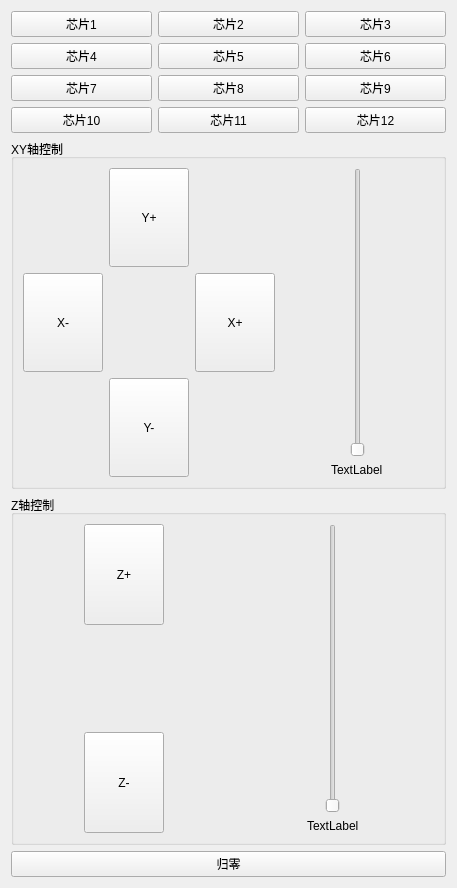
<?xml version="1.0" encoding="UTF-8"?>
<ui version="4.0">
 <class>Form</class>
 <widget class="QWidget" name="Form">
  <property name="geometry">
   <rect>
    <x>0</x>
    <y>0</y>
    <width>457</width>
    <height>888</height>
   </rect>
  </property>
  <property name="windowTitle">
   <string>Form</string>
  </property>
  <layout class="QVBoxLayout" name="verticalLayout" stretch="1,2,2,0">
   <item>
    <layout class="QGridLayout" name="gridLayout_4">
     <item row="0" column="0">
      <widget class="QPushButton" name="Chip1Btn">
       <property name="text">
        <string>芯片1</string>
       </property>
      </widget>
     </item>
     <item row="0" column="1">
      <widget class="QPushButton" name="Chip2Btn">
       <property name="text">
        <string>芯片2</string>
       </property>
      </widget>
     </item>
     <item row="0" column="2">
      <widget class="QPushButton" name="Chip3Btn">
       <property name="text">
        <string>芯片3</string>
       </property>
      </widget>
     </item>
     <item row="1" column="0">
      <widget class="QPushButton" name="Chip4Btn">
       <property name="text">
        <string>芯片4</string>
       </property>
      </widget>
     </item>
     <item row="1" column="1">
      <widget class="QPushButton" name="Chip5Btn">
       <property name="text">
        <string>芯片5</string>
       </property>
      </widget>
     </item>
     <item row="1" column="2">
      <widget class="QPushButton" name="Chip6Btn">
       <property name="text">
        <string>芯片6</string>
       </property>
      </widget>
     </item>
     <item row="2" column="0">
      <widget class="QPushButton" name="Chip7Btn">
       <property name="text">
        <string>芯片7</string>
       </property>
      </widget>
     </item>
     <item row="2" column="1">
      <widget class="QPushButton" name="Chip8Btn">
       <property name="text">
        <string>芯片8</string>
       </property>
      </widget>
     </item>
     <item row="2" column="2">
      <widget class="QPushButton" name="Chip9Btn">
       <property name="text">
        <string>芯片9</string>
       </property>
      </widget>
     </item>
     <item row="3" column="0">
      <widget class="QPushButton" name="Chip10Btn">
       <property name="text">
        <string>芯片10</string>
       </property>
      </widget>
     </item>
     <item row="3" column="1">
      <widget class="QPushButton" name="Chip11Btn">
       <property name="text">
        <string>芯片11</string>
       </property>
      </widget>
     </item>
     <item row="3" column="2">
      <widget class="QPushButton" name="Chip12Btn">
       <property name="text">
        <string>芯片12</string>
       </property>
      </widget>
     </item>
    </layout>
   </item>
   <item>
    <widget class="QGroupBox" name="groupBox">
     <property name="title">
      <string>XY轴控制</string>
     </property>
     <layout class="QGridLayout" name="gridLayout_2">
      <item row="0" column="0">
       <layout class="QGridLayout" name="gridLayout">
        <item row="0" column="1">
         <widget class="QPushButton" name="yPositiveBtn">
          <property name="sizePolicy">
           <sizepolicy hsizetype="Minimum" vsizetype="Expanding">
            <horstretch>0</horstretch>
            <verstretch>0</verstretch>
           </sizepolicy>
          </property>
          <property name="text">
           <string>Y+</string>
          </property>
         </widget>
        </item>
        <item row="1" column="0">
         <widget class="QPushButton" name="xNegativeBtn">
          <property name="sizePolicy">
           <sizepolicy hsizetype="Minimum" vsizetype="Expanding">
            <horstretch>0</horstretch>
            <verstretch>0</verstretch>
           </sizepolicy>
          </property>
          <property name="text">
           <string>X-</string>
          </property>
         </widget>
        </item>
        <item row="1" column="2">
         <widget class="QPushButton" name="xPositiveBtn">
          <property name="sizePolicy">
           <sizepolicy hsizetype="Minimum" vsizetype="Expanding">
            <horstretch>0</horstretch>
            <verstretch>0</verstretch>
           </sizepolicy>
          </property>
          <property name="text">
           <string>X+</string>
          </property>
         </widget>
        </item>
        <item row="2" column="1">
         <widget class="QPushButton" name="yNegativeBtn">
          <property name="sizePolicy">
           <sizepolicy hsizetype="Minimum" vsizetype="Expanding">
            <horstretch>0</horstretch>
            <verstretch>0</verstretch>
           </sizepolicy>
          </property>
          <property name="text">
           <string>Y-</string>
          </property>
         </widget>
        </item>
       </layout>
      </item>
      <item row="0" column="1">
       <layout class="QVBoxLayout" name="verticalLayout_2">
        <item alignment="Qt::AlignHCenter">
         <widget class="QSlider" name="XYSpeedSlider">
          <property name="orientation">
           <enum>Qt::Vertical</enum>
          </property>
         </widget>
        </item>
        <item alignment="Qt::AlignHCenter">
         <widget class="QLabel" name="XYSpeedLabel">
          <property name="text">
           <string>TextLabel</string>
          </property>
         </widget>
        </item>
       </layout>
      </item>
     </layout>
    </widget>
   </item>
   <item>
    <widget class="QGroupBox" name="groupBox_2">
     <property name="title">
      <string>Z轴控制</string>
     </property>
     <layout class="QGridLayout" name="gridLayout_3">
      <item row="0" column="0">
       <layout class="QVBoxLayout" name="verticalLayout_3">
        <item alignment="Qt::AlignHCenter">
         <widget class="QPushButton" name="zPositiveBtn">
          <property name="sizePolicy">
           <sizepolicy hsizetype="Minimum" vsizetype="Expanding">
            <horstretch>0</horstretch>
            <verstretch>0</verstretch>
           </sizepolicy>
          </property>
          <property name="text">
           <string>Z+</string>
          </property>
         </widget>
        </item>
        <item>
         <spacer name="verticalSpacer">
          <property name="orientation">
           <enum>Qt::Vertical</enum>
          </property>
          <property name="sizeHint" stdset="0">
           <size>
            <width>20</width>
            <height>40</height>
           </size>
          </property>
         </spacer>
        </item>
        <item alignment="Qt::AlignHCenter">
         <widget class="QPushButton" name="zNegativeBtn">
          <property name="sizePolicy">
           <sizepolicy hsizetype="Minimum" vsizetype="Expanding">
            <horstretch>0</horstretch>
            <verstretch>0</verstretch>
           </sizepolicy>
          </property>
          <property name="text">
           <string>Z-</string>
          </property>
         </widget>
        </item>
       </layout>
      </item>
      <item row="0" column="1">
       <layout class="QVBoxLayout" name="verticalLayout_4">
        <item alignment="Qt::AlignHCenter">
         <widget class="QSlider" name="ZSpeedSlider">
          <property name="orientation">
           <enum>Qt::Vertical</enum>
          </property>
         </widget>
        </item>
        <item alignment="Qt::AlignHCenter">
         <widget class="QLabel" name="ZSpeedLabel">
          <property name="text">
           <string>TextLabel</string>
          </property>
         </widget>
        </item>
       </layout>
      </item>
     </layout>
    </widget>
   </item>
   <item>
    <widget class="QPushButton" name="ZeroOutBtn">
     <property name="text">
      <string>归零</string>
     </property>
    </widget>
   </item>
  </layout>
 </widget>
 <resources/>
 <connections/>
</ui>
